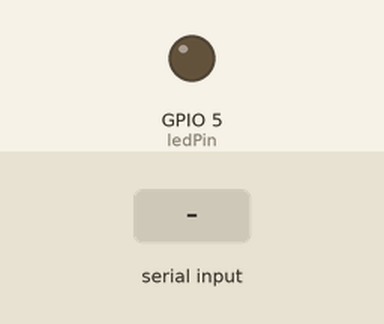
Simulated run of this sketch. Board: ESP32. Parts: output pins drawn as LEDs (lit = HIGH). Inputs (shaded band) come from the test bench.

Above: at 1.2 s.
1.3 s: "90 45\n" received over Serial
At 1.6 s:
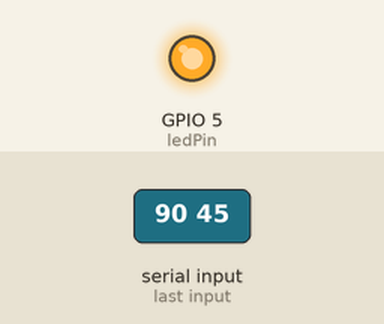
Timing chart, 0 to 10.3 s (numbered marks = the images above; inputs shaded):
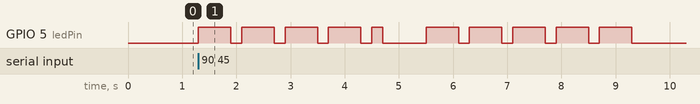

Measured:
- after the input at 1.3 s, GPIO 5 (ledPin): goes 4 × (HIGH 0.60 s, LOW 0.20 s), HIGH 0.20 s, LOW 0.80 s, 4 × (HIGH 0.60 s, LOW 0.20 s), HIGH 0.60 s, then LOW, starting at once

The sketch:

Esp32MorseEncoder.ino
```cpp
const int ledPin = 5;
const int dotDelay = 200;

const char* letters[26] = {".-", "-...", "-.-.", "-..", ".", "..-.", "-.", // A-G
                     "....", "..", ".---", "-.-", ".-..", "--", "-.", // H-N
                    "---", ".--.", "--.-", ".-.", "...", "-", "..-", // O-U
                    "...-", ".--", "-..-", "-.--", "--.." // V-Z
                    };

const char* numbers[10] = {"-----", ".----", "..---", "...--", "....-",
                    ".....", "-....", "--...", "---..", "----."};

void setup() {
  Serial.begin(115200);
  pinMode(ledPin, OUTPUT);
}

void loop() {
  char ch;
  if (Serial.available() > 0) {
    ch = Serial.read();
    ch = toupper(ch);

    if (ch >= 'A' && ch <= 'Z') {
      morseCode(letters[ch - 'A']);
    }

    else if (ch >= '0' && ch <= '9') {
      morseCode(numbers[ch - '0']);
    }

    else if (ch == ' ') {
      delay(dotDelay * 4);
    }
  }
}

void morseCode(const char* pattern) {
  for (int i = 0; pattern[i] != '\0'; i++) {
    if (pattern[i] == '.') {
      dot();
    }
    else if (pattern[i] == '-') {
      dash();
    }
  }
  delay(dotDelay * 3);
}

void dot() {
  digitalWrite(ledPin, HIGH);
  delay(dotDelay);
  digitalWrite(ledPin, LOW);
  delay(dotDelay);
}

void dash() {
  digitalWrite(ledPin, HIGH);
  delay(dotDelay * 3);
  digitalWrite(ledPin, LOW);
  delay(dotDelay);
}
```
